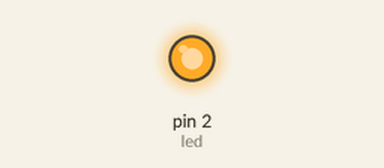
The sketch below on a simulated Arduino Uno, built with avr-gcc and run on an emulated ATmega328P. Parts: output pins drawn as LEDs (lit = HIGH).

Above: at 0.1 s.
At 5.64 s:
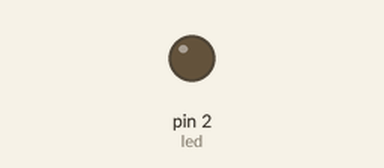
Timing chart, 0 to 6.6 s (numbered marks = the images above):
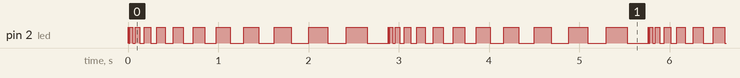

Measured:
- by itself, pin 2 (led): moves between LOW and HIGH, repeating every 2.9 s

The sketch:

sketch_jul25a.ino
```cpp
/*
  Blink
  Turns on an LED on for one second, then off for one second, repeatedly.

  Most Arduinos have an on-board LED you can control. On the Uno and
  Leonardo, it is attached to digital pin 13. If you're unsure what
  pin the on-board LED is connected to on your Arduino model, check
  the documentation at http://arduino.cc

  This example code is not in the public domain.

  modified 25 de julho de 2016
  by Claudio § Miguel
 */
int led = 2 ;

// the setup function runs once when you press reset or power the board
void setup() {
  // initialize digital pin 13 as an output.
  pinMode(led, OUTPUT);
}

// the loop function runs over and over again forever
void loop() {
  for(int i=10;i<250;i+=10){

    digitalWrite(led, HIGH);   // turn the LED on (HIGH is the voltage level)
    delay(i);              // wait for a second
    digitalWrite(led, LOW);    // turn the LED off by making the voltage LOW
    delay(i);
    i=i+10;    // wait for a second
  }
}
```
